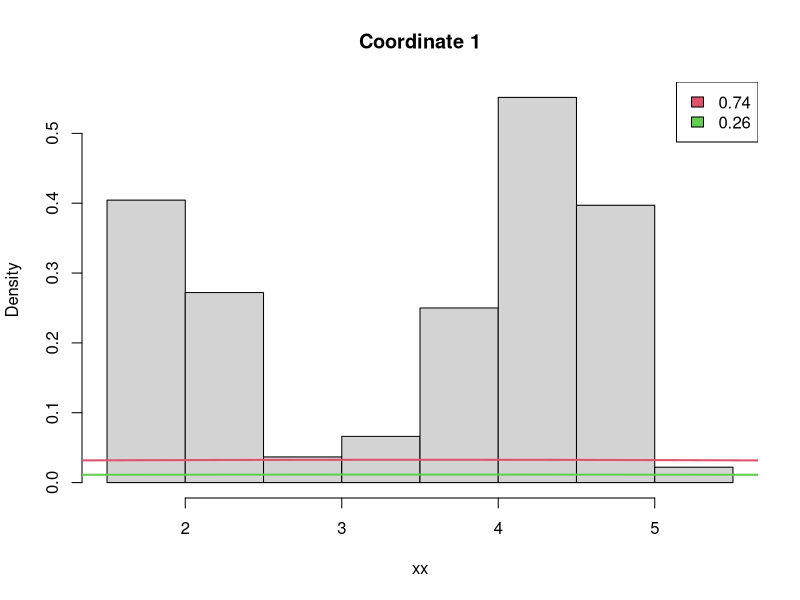
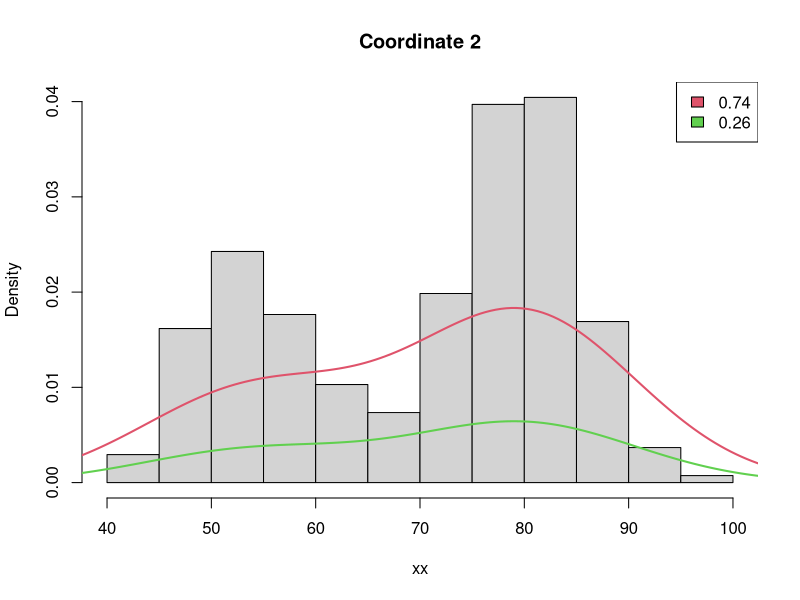

Source code (R) for these figures, in order:
library("mixtools")
library("tidyverse")
###### Section 4:  Nonparametric and Semiparametric Methods
#attach(faithful)
faithful_vector <- matrix(unlist(faithful, use.names=FALSE),ncol = 2)
centers <- matrix(c(4,80,1,50), 2, 2, byrow = TRUE)
wait1 <- npEM(faithful_vector,  centers)

#wait1 <- npEM(waiting, centers, stochastic = TRUE, maxiter = 500)
#wait1 <- multmixEM(faithful_vector, lambda = c(.5,.5), theta = centers)

plot(wait1)

#density_object <- density(wait1)

#ggplot(faithful,aes(waiting,eruptions))+
#  geom_jitter()+
#  labs(
#    title = "Faithful data",
#    subtitle = "Data is clearly separated into two clusters"
#    )
  
